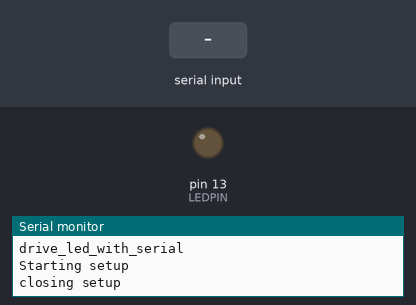
Recording of a sketch running on a simulated Arduino Uno, built with avr-gcc and run on an emulated ATmega328P. On the bench: output pins drawn as LEDs (lit = HIGH), the last lines printed to the serial monitor. Inputs (shaded band) come from the test bench.

Above: at 1.2 s.
1.3 s: "ON" received over Serial
At 3.0 s:
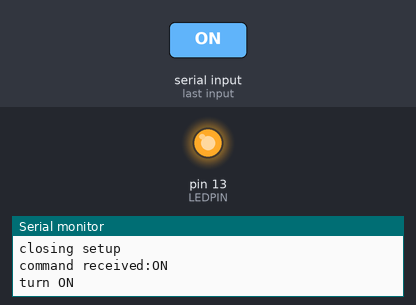
4.0 s: "OFF" received over Serial
At 6.3 s:
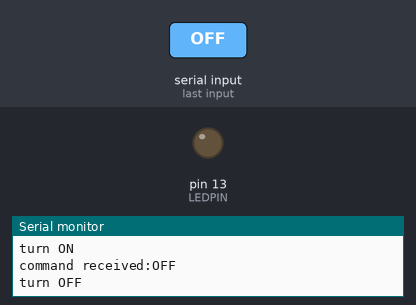
Timing chart, 0 to 7.8 s (numbered marks = the images above; inputs shaded):
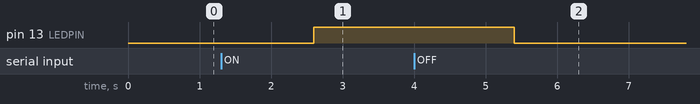

Measured:
- after the input at 1.3 s, pin 13 (LEDPIN): LOW → HIGH after 1.3 s
- after the input at 4.0 s, pin 13 (LEDPIN): HIGH → LOW after 1.4 s

The sketch:

drive_led_with_serial.ino
```cpp
#define LEDPIN 13
#define DELAY 200

bool isLedpinOn = false;

void setup() {
  Serial.begin(9600);
  Serial.println("drive_led_with_serial");
  Serial.println("Starting setup");

  pinMode(LEDPIN, OUTPUT);

  Serial.println("closing setup");
}

void loop() {
  if (Serial.available() )
  {
    String command = Serial.readString();
    command.trim();
    Serial.print("command received:");
    Serial.println(command);
    if(command.equals("ON"))
    {
      Serial.println("turn ON");
      isLedpinOn = true;
    }
    else if(command.equals("OFF"))
    {
      Serial.println("turn OFF");
      isLedpinOn = false;
    }
  }
  else
  {
    digitalWrite(LEDPIN,isLedpinOn ? HIGH : LOW);
  }

  delay(DELAY);
}
```
